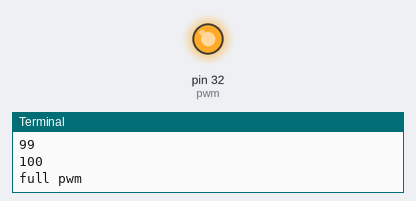
Recording of a program running on a simulated Raspberry Pi (header pin numbers). On the bench: output pins drawn as LEDs (lit = HIGH), the last lines printed to the terminal. At 9.5 s the program stops and its outputs stay as they are.

Above: at 5.1 s.
At 7.31 s:
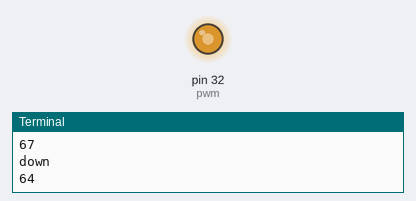
At 8.41 s:
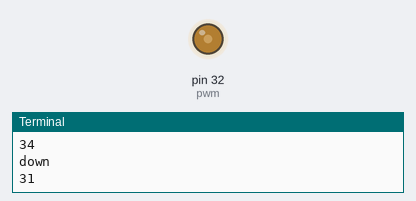
At 9.5 s:
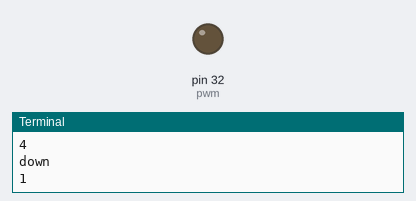
Timing chart, 0 to 11.0 s (numbered marks = the images above):
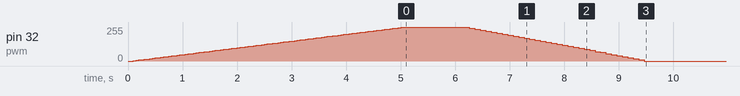

Measured:
- by itself, pin 32 (pwm): rises from 0/255 to 255/255 in 5.0 s, then falls to 0/255 in 4.4 s

The program:

experimento5.py
```python
#!/usr/bin/env python3
# Future imports (Python 2.7 compatibility)
from __future__ import absolute_import
from __future__ import division
from __future__ import print_function

import RPi.GPIO as GPIO
from time import sleep

GPIO.setwarnings(False)
GPIO.setmode(GPIO.BOARD)
GPIO.setup(32, GPIO.OUT, initial=GPIO.LOW)
pwm = GPIO.PWM(32, 1000)

pwm.start(0)
flag = True
while flag:
    try:
        for i in range(0,101):
            sleep(0.05)
            pwm.ChangeDutyCycle(i)
            print(i)
            if(i == 100):
                print("full pwm")
                sleep(1)
        for j in range(100,-1,-3):
            print("down")
            print(j)
            sleep(0.1)
            pwm.ChangeDutyCycle(j)
            if(j == 1):
                flag = False
    except:
        print("flag false")
        flag = False
        pwm.ChangeDutyCycle(0)
	#end try
#end while
pwm.stop()
GPIO.cleanup()
```
